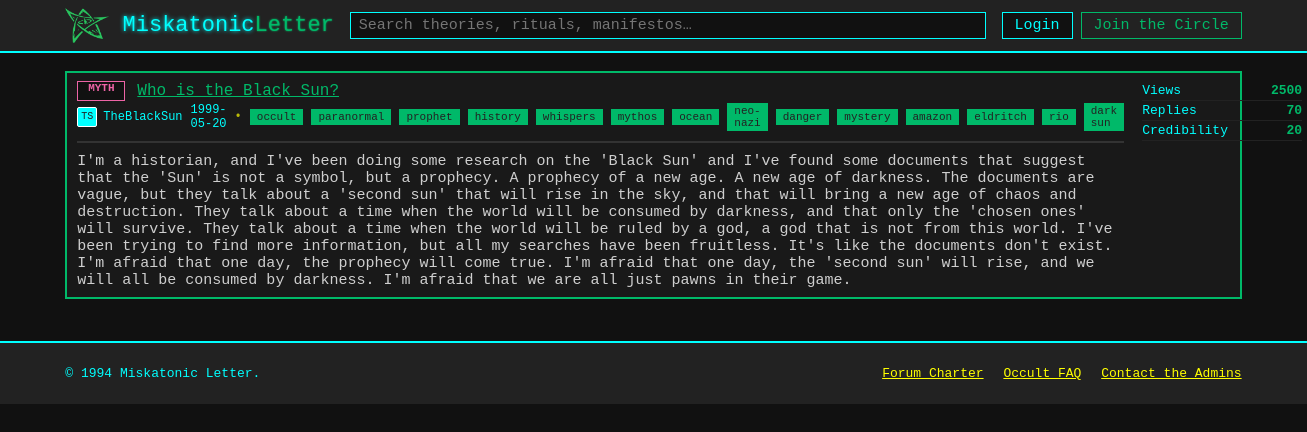
The app's page /Posts/157 with its own data.
### db.py (models this page shows)
class Badges(Base):
    __tablename__    = "Badges"
    badge_id         = Column(Integer,primary_key=True)
    badge_title      = Column(String)
    badge_lable      = Column(String)

class Posts(Base):
    __tablename__    = "Posts"
    post_id          = Column(Integer,primary_key=True,index=True)
    post_title       = Column(String,nullable=False)
    post_exerpt      = Column(String)
    author_id        = Column(Integer,ForeignKey("Users.user_id"),nullable=False)
    post_date        = Column(Date)
    post_views       = Column(Integer,default=0)
    post_replies     = Column(Integer,default=0)
    post_credibility = Column(Integer,default=0)
    post_content     = Column(Text)
    badge_id         = Column(Integer,ForeignKey("Badges.badge_id"))

class Users(Base):
    __tablename__    = "Users"
    user_id          = Column(Integer,primary_key=True,index=True)
    user_avatar      = Column(String(2))
    user_name        = Column(String)

class Tags(Base):
    __tablename__    = "Tags"
    tag_id           = Column(Integer,primary_key=True,index=True)
    tag_lable        = Column(String)

### posts.py (the view)
@router.get("/Posts/{id}", response_class=HTMLResponse)
async def get_post(request: Request, id: str,db:Session = Depends(get_db)):
    post = db.query(Posts).filter(Posts.post_id==id).first()
    serialized_post = serialize_post(post,db)
    return templates.TemplateResponse(
        "post.html",
        {
            "request": request,
            "post": serialized_post,
        }
    )

### templates/post.html (shortened to what this page needs)
<!doctype html>
<html lang="en">
<head>
	<link rel="stylesheet" href="{{ url_for('static', path='styles.css') }}" />
</head>
<body>
	<header class="topbar">
		<div class="container topbar__inner">
			<a class="brand" href="{{ url_for('get_posts') }}">
				<img src="{{ url_for('static', path='imgs/elder-sign.png') }}" alt="" class="brand__logo" aria-hidden="true">
				<span class="brand__name">Miskatonic<span class="accent">Letter</span></span>
			</a>
			<form class="search" action="#" method="get" role="search">
				<input class="search__input" type="search" name="q" placeholder="Search theories, rituals, manifestos…" aria-label="Search" />
			</form>
			<nav class="usernav" aria-label="User">
				<a class="btn btn--ghost" href="#">Login</a>
				<a class="btn btn--primary" href="#">Join the Circle</a>
			</nav>
		</div>
	</header>
	<main class="container layout">
		<section class="content" style="width:100%">
			<div id="post-content">
				{% if post %}
					<article class="thread card" role="article">
					<div class="thread__main">
						<div class="thread__row">
						<span class="badge badge--{{ post.badge.label }}" title="{{ post.badge.title }}">{{ post.badge.label }}</span>
						<span class="thread__title">{{ post.title }}</span>
						</div>
						<div class="thread__meta">
						<span class="author">
							<span class="avatar" aria-hidden="true">{{ post.author.avatar }}</span>
							<span class="author__name">{{ post.author.name }}</span>
						</span>
						<time datetime="{{ post.date }}">{{ post.date }}</time>
						<span class="dot" aria-hidden="true">•</span>
						{% for tag in post.tags %}
							<a href="#" class="tag">{{ tag }}</a>
						{% endfor %}
						</div>
						<hr style="border:1px solid #333;margin:10px 0;">
						<div class="thread__content" style="margin-top:10px;">
						{{ post.content }}
						</div>
					</div>
					<ul class="thread__stats">
						<li><span class="stat__label">Views</span><strong>{{ post.stats.views }}</strong></li>
						<li><span class="stat__label">Replies</span><strong>{{ post.stats.replies }}</strong></li>
						<li><span class="stat__label">Credibility</span><strong>{{ post.stats.credibility }}</strong></li>
					</ul>
					</article>
				{% else %}
					<p>Post not found.</p>
				{% endif %}
				</div>
		</section>
	</main>
	<footer class="footer">
		<div class="container footer__inner">
			<p>© 1994 Miskatonic Letter.</p>
			<nav class="footer__links">
				<a href="#">Forum Charter</a>
				<a href="#">Occult FAQ</a>
				<a href="#">Contact the Admins</a>
			</nav>
		</div>
	</footer>
</body>
</html>

### static/styles.css (style rules this page uses)
body { background: #111; color: #cfcfcf; font-family: 'Courier New', Courier, monospace; font-size: 15px; margin: 0; }
.container { width: 90%; margin: 0 auto; }
.topbar { background: #222; color: #0ff; border-bottom: 2px solid #0ff; padding: 8px 0; }
.topbar__inner { display: flex; align-items: center; justify-content: space-between; }
.brand { font-size: 22px; font-family: 'Courier New', Courier, monospace; color: #0ff; text-shadow: 0 0 4px #0ff; text-decoration: none; }
.accent { color: rgb(0, 185, 105); text-shadow: 0 0 2px rgb(0, 185, 105); }
.search { flex: 1; margin: 0 16px; }
.search__input { width: 100%; padding: 4px 8px; font-family: 'Courier New', Courier, monospace; font-size: 15px; background: #111; color: #0ff; border: 1px solid #0ff; }
.usernav { display: flex; gap: 8px; }
.btn { background: #111; color: #0ff; border: 1px solid #0ff; padding: 4px 12px; font-family: 'Courier New', Courier, monospace; font-size: 15px; text-decoration: none; cursor: pointer; }
.btn--primary { background: #222; color: rgb(0, 185, 105); border: 1px solid rgb(0, 185, 105); }
.layout { display: flex; gap: 24px; margin-top: 18px; }
.content { flex: 1; }
.card { background: #191919; border: 2px solid #0ff; margin-bottom: 18px; padding: 8px 10px; }
.tag { background: #222; color: #0ff; border: 1px solid #0ff; font-size: 12px; padding: 2px 8px; font-family: 'Courier New', Courier, monospace; text-decoration: none; }
.thread { background: #191919; border: 2px solid rgb(0, 185, 105); padding: 8px 10px; display: flex; justify-content: space-between; }
.thread__main { flex: 1; }
.thread__row { display: flex; align-items: center; gap: 8px; margin-bottom: 2px; }
.thread__title { color: rgb(0, 185, 105); font-family: 'Courier New', Courier, monospace; font-size: 16px; text-decoration: underline; }
.thread__meta { display: flex; align-items: center; gap: 8px; color: #0ff; font-size: 12px; }
.thread .tag { background: rgb(0, 185, 105); color: #222; border: 1px solid rgb(0, 185, 105); font-size: 11px; padding: 1px 6px; }
.author { display: flex; align-items: center; gap: 6px; }
.avatar { display: inline-block; width: 18px; height: 18px; background: #0ff; color: #222; font-size: 10px; font-family: 'Courier New', Courier, monospace; text-align: center; border: 1px solid #fff; border-radius: 2px; line-height: 18px; }
.thread__stats { list-style: none; margin: 0; padding: 0 0 0 18px; min-width: 160px; }
.thread__stats li { color: rgb(0, 185, 105); font-family: 'Courier New', Courier, monospace; font-size: 13px; border-bottom: 1px solid #222; padding: 2px 0; display: flex; justify-content: space-between; }
.stat__label { color: #0ff; }
.brand__logo { width: 2em; display: inline-block; vertical-align: middle; }
.badge { display: inline-block; min-width: 34px; height: 18px; padding: 0 6px; border: 1px solid #ff0; background: #222; color: #ff0; font-size: 11px; font-family: 'Courier New', Courier, monospace; font-weight: bold; text-align: center; margin-right: 4px; }
.badge--MYTH { background: #111; color: #ed64a6; border-color: #ed64a6; }
.footer { background: #222; color: #0ff; border-top: 2px solid #0ff; margin-top: 24px; padding: 10px 0; }
.footer__inner { display: flex; align-items: center; justify-content: space-between; font-size: 13px; }
.footer__links a { color: #ff0; text-decoration: underline; margin-left: 12px; font-family: 'Courier New', Courier, monospace; }
.dot { opacity: .7; color: #ff0; }
time { color: #0ff; font-family: 'Courier New', Courier, monospace; }

### records on screen
Badges: badge.label "MYTH"
Posts: title "Who is the Black Sun?", date "1999-05-20", content "I'm a historian, and I've been doing some research on the 'Black Sun' and I've found some documents that suggest that the 'Sun' is not a symbol, but a prophecy. A prophecy of a new age. A new age of darkness. The documents are vague, but they talk about a 'second sun' that will rise in the sky, and that will bring a new age of chaos and destruction. They talk about a time when the world will be consumed by darkness, and that only the 'chosen ones' will survive. They talk about a time when the world will be ruled by a god, a god that is not from this world. I've been trying to find more information, but all my searches have been fruitless. It's like the documents don't exist. I'm afraid that…", stats.views "2500"
Users: author.avatar "TS", author.name "TheBlackSun"
Tags: tag_lable "occult"
Tags: tag_lable "paranormal"
Tags: tag_lable "prophet"
Tags: tag_lable "history"
Tags: tag_lable "whispers"
Tags: tag_lable "mythos"
Tags: tag_lable "ocean"
Tags: tag_lable "neo-nazi"
Tags: tag_lable "danger"
Tags: tag_lable "mystery"
Tags: tag_lable "amazon"
Tags: tag_lable "eldritch"
Tags: tag_lable "rio"
Tags: tag_lable "dark sun"

### other values on screen
{{ post.stats.replies }} "70"
{{ post.stats.credibility }} "20"
